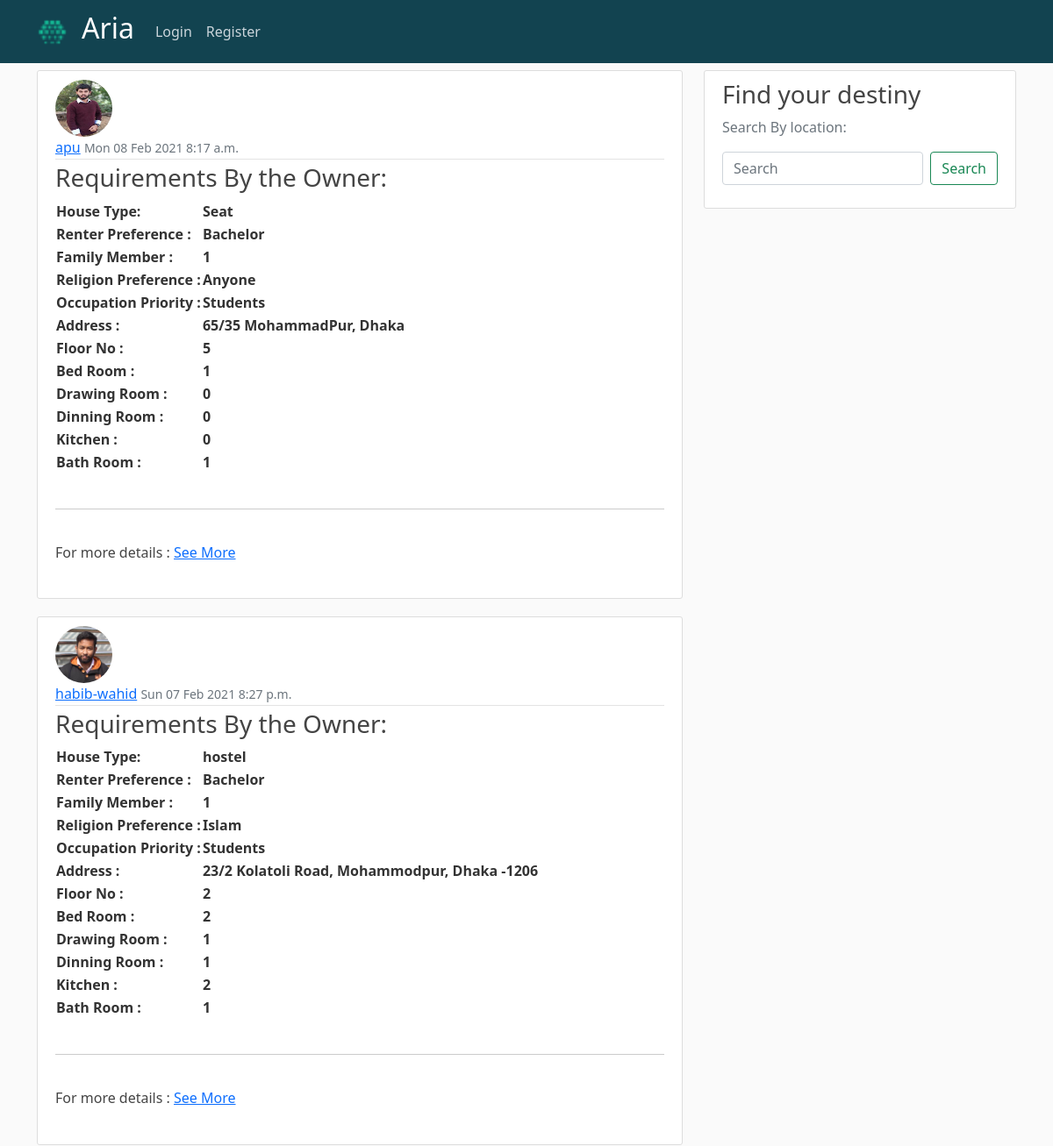
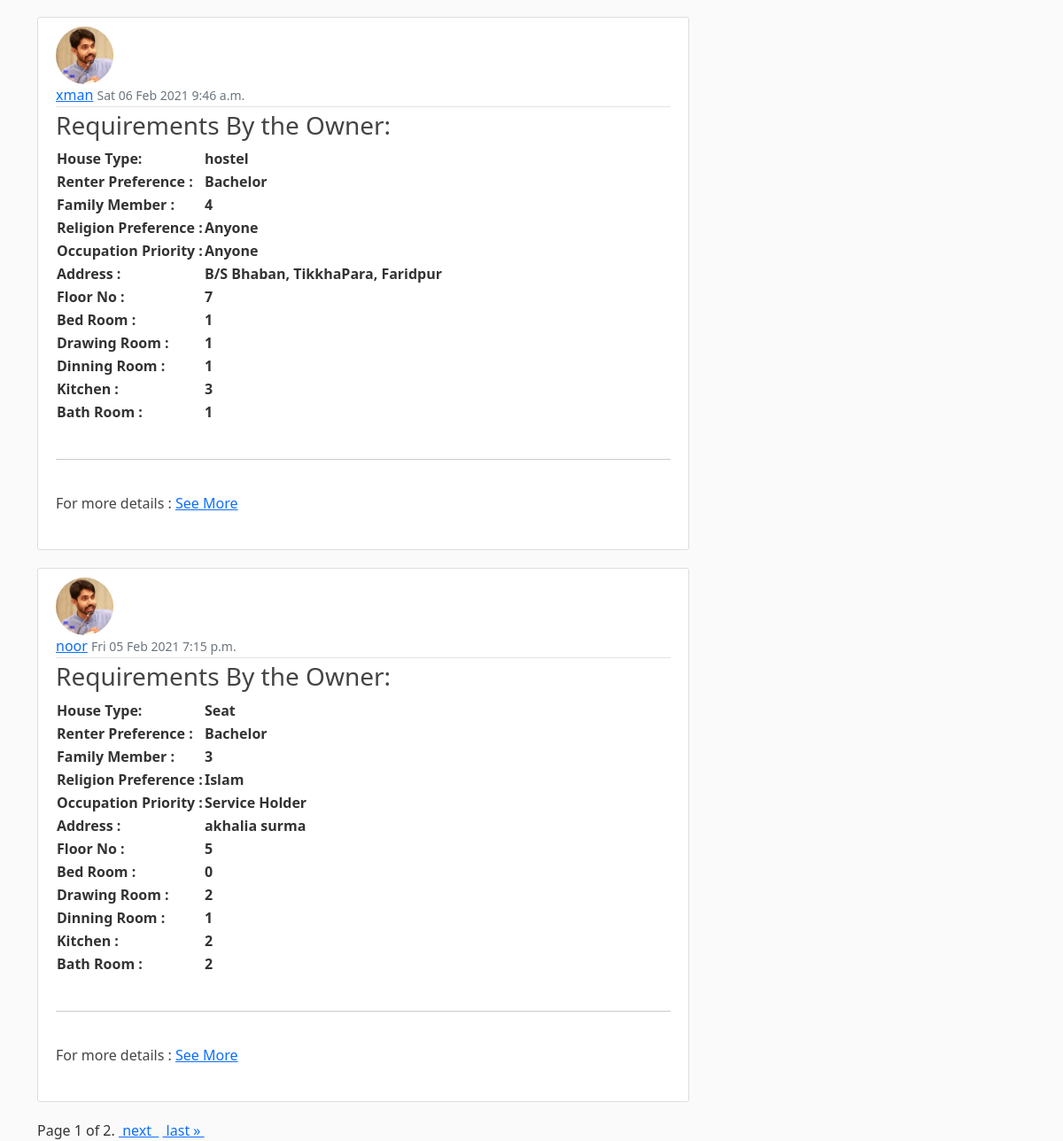
/home/, run on the app's committed database (2 pictures, top to bottom).
### blog/models.py (models this page shows, shortened)
class Post3(models.Model):
    owner = models.ForeignKey(User,on_delete=models.CASCADE)
    date_posted = models.DateTimeField(default=timezone.now)
    house_type = models.CharField(max_length=5,choices=HOUSE_CHOICES)
    renter_preference = models.CharField(max_length=5,choices=RENTER_CHOICES)
    family_member = models.CharField(max_length=5,choices=MEMBER_CHOICES)
    religion_preference = models.CharField(max_length=5,choices=RELIGION_CHOICES)
    occupation_priority = models.CharField(max_length=5,choices=OCCUPATION_CHOICES)
    address = models.CharField(max_length=150)
    floor = models.CharField(max_length=10,choices=FLOOR_CHOICES)
    bed_room = models.CharField(max_length=5,choices=BED_CHOICES)
    bed_room_image = models.ImageField(upload_to='profile_pics',null=True,blank=True)
    drawing_room = models.CharField(max_length=5,choices=BED_CHOICES)
    drawing_room_image = models.ImageField(upload_to='profile_pics',null=True,blank=True)
    dinning_room = models.CharField(max_length=5,choices=BED_CHOICES)
    dinning_room_image = models.ImageField(upload_to='profile_pics',null=True,blank=True)
    kitchen = models.CharField(max_length=5,choices=BED_CHOICES)
    kitchen_room_image = models.ImageField(upload_to='profile_pics',null=True,blank=True)
    bathroom = models.CharField(max_length=5,choices=BED_CHOICES)
    bath_room_image = models.ImageField(upload_to='profile_pics',null=True,blank=True)
    washing_Machine = models.CharField(max_length=3,choices=FACILITY_CHOICES)
    hot_water = models.CharField(max_length=3,choices=FACILITY_CHOICES)
    IPS = models.CharField(max_length=3,choices=FACILITY_CHOICES)
    Generator = models.CharField(max_length=3,choices=FACILITY_CHOICES)
    Belcony = models.CharField(max_length=3,choices=FACILITY_CHOICES)
    Oven = models.CharField(max_length=3,choices=FACILITY_CHOICES)
    lift = models.CharField(max_length=3,choices=FACILITY_CHOICES)
    refrigerator = models.CharField(max_length=3,choices=FACILITY_CHOICES)
    sofa = models.CharField(max_length=3,choices=FACILITY_CHOICES)
    wifi = models.CharField(max_length=3,choices=FACILITY_CHOICES)
    ac = models.CharField(max_length=3,choices=FACILITY_CHOICES)
    television = models.CharField(max_length=3,choices=FACILITY_CHOICES)
    gas = models.CharField(max_length=3,choices=GAS_CHOICES)
    security = models.CharField(max_length=3,choices=FACILITY_CHOICES)
    parking = models.CharField(max_length=3,choices=FACILITY_CHOICES)
    house_rent = models.CharField(max_length=10)
    electricity_rent = models.CharField(max_length=5,null=True)
    gas_rent = models.CharField(max_length=5,null=True)
    water_rent = models.CharField(max_length=5,null=True)
    service_rent = models.CharField(max_length=5,null=True)
    rent_date = models.DateTimeField()
    any_special_instructions = models.TextField()

### users/models.py (models this page shows, shortened)
class Profile(models.Model):
    user = models.OneToOneField(User, on_delete = models.CASCADE)
    image = models.ImageField(default='default.jpg', upload_to='profile_pics')

### blog/views.py (the view)
# urls.py: path('home/', views.PostList1, name='blog-home'),
def PostList1(request):
    if 'q' in request.GET:
        q = request.GET['q']
        objects = Post3.objects.filter(address__icontains=q).order_by('-date_posted')
    else:
        objects = Post3.objects.all().order_by('-date_posted')
    paginator = Paginator(objects,4)
    page_number = request.GET.get('page')
    page_obj = paginator.get_page(page_number)
    return render(request,'blog/home1.html',{'page_obj':page_obj})

### blog/templates/blog/home1.html (shortened to what this page needs)
{% extends "blog/base.html" %}
{% block content %}
   {% for post in page_obj %}
   <article class="media content-section">
     <img class="rounded-circle article-img" src="{{ post.owner.profile.image.url}}" >
     <div class="media-body">
         <div class="article-metadata">
             <a class="mr-2" href="{% url 'user-profile' post.owner.username %}">{{ post.owner }}</a>
             <small class="text-muted">{{ post.date_posted|date:"D d M Y"}} {{ post.date_posted|time:"P"}}</small>
          </div>
           <div>
             <h3>Requirements By the Owner: </h3>
             <table>
               <tr>
                 <th> House Type:</th>
                 <th> {{ post.get_house_type_display }} </th>
               </tr>
               <tr>
                <th> Renter Preference :</th>
                <th> {{ post.get_renter_preference_display }} </th>
              </tr>
              <tr>
                <th> Family Member :</th>
                <th> {{ post.get_family_member_display }} </th>
              </tr>
              <tr>
                <th> Religion Preference :</th>
                <th> {{ post.get_religion_preference_display }} </th>
              </tr>
              <tr>
                <th> Occupation Priority :</th>
                <th> {{ post.get_occupation_priority_display }} </th>
              </tr>
              <tr>
                <th> Address :</th>
                <th> {{ post.address }} </th>
              </tr>
              <tr>
                <th> Floor No :</th>
                <th> {{ post.get_floor_display }} </th>
              </tr>
              <tr>
                <th> Bed Room :</th>
                <th> {{ post.get_bed_room_display }} </th>
              </tr>
              <tr>
                <th> Drawing Room :</th>
                <th> {{ post.get_drawing_room_display }} </th>
              </tr>
              <tr>
                <th> Dinning Room :</th>
                <th> {{ post.get_dinning_room_display }} </th>
              </tr>
              <tr>
                <th> Kitchen :</th>
                <th> {{ post.get_kitchen_display }} </th>
              </tr>
              <tr>
                <th> Bath Room :</th>
                <th> {{ post.get_bathroom_display }} </th>
              </tr>
             </table>
             <br>
             <hr>
             <div class="article-content" >
              <h6>For more details :  <a href = "{%url 'post-detail' post.id %}"> See More </a> </h6>
            </div>
           </div>
     </article>
   {% endfor %}
   <div class="pagination">
       <span class="step-links">
          <span class="current">
              Page {{ page_obj.number }} of {{ page_obj.paginator.num_pages }}.
          </span>
          {% if page_obj.has_next %}
              <a href="?page={{ page_obj.next_page_number }}">&nbsp;next &nbsp;</a>
              <a href="?page={{ page_obj.paginator.num_pages }}">&nbsp;last &raquo;&nbsp;</a>
          {% endif %}
       </span>
   </div>
{% endblock content %}

### blog/templates/blog/base.html (shortened to what this page needs)
{% load static %}
<!DOCTYPE html>
<html>
<head>
   <link rel="stylesheet" href="https://cdn.jsdelivr.net/npm/bootstrap@5.0.0-beta1/dist/css/bootstrap.min.css" rel="stylesheet">
    <link rel="stylesheet" type="text/css" href="{% static 'blog/main3.css' %}">
</head>
<body>
  <header class="site-header">
    <nav class="navbar navbar-expand-md navbar-dark bg-steel fixed-top">
      <div class="container">
        <a class="navbar-brand logo-image" href="{% url 'template-home' %}"><img src="{% static 'blog/images/favicon.png' %}" height="35px" alt="alternative"></a>
        <a class="navbar-brand mr-4" href="{% url 'template-home' %}"><h2> Aria </h2> </a>
        <div class="collapse navbar-collapse" id="navbarToggle">
          <div class="navbar-nav navbar-right" >
            {% if user.is_authenticated %}
            <a class="nav-item nav-link" href="{% url 'blog-home' %}">All Post</a>
            <a class="nav-item nav-link" href="{% url 'post-create' %}">New Post</a>
            <a class="nav-item nav-link" href="{% url 'profile' %}">Profile</a>
            <a class="nav-item nav-link" href="{% url 'logout' %}">Logout</a>
            {% else %}
            <a class="nav-item nav-link" href="{% url 'login' %}">Login</a>
            <a class="nav-item nav-link" href="{% url 'register' %}">Register</a>
            {% endif %}
          </div>
        </div>
      </div>
    </nav>
  </header>
  <main role="main" class="container">
    <div class="row">
      <div class="col-md-8">
        {% block content %}{% endblock %}
      </div>
      <div class="col-md-4">
        <div class="content-section">
           <h3>Find your destiny</h3>
            <p class='text-muted'>Search By location:
                <form class="d-flex">
                  <input class="form-control me-2" name="q" type="search" placeholder="Search" aria-label="Search">
                  <button class="btn btn-outline-success" type="submit">Search</button>
                </form>
            </p>
        </div>
      </div>
    </div>
  </main>
</body>
</html>

### blog/static/blog/main3.css (style rules this page uses)
body { background: #fafafa; color: #333333; margin-top: 5rem; }
h1,h3, h4, h5, h6 { color: #444444; }
h2 { color:#ffffff; }
.bg-steel { background-color: #124350; }
.site-header .navbar-nav .nav-link { color: #cbd5db; }
.content-section { background: #ffffff; padding: 10px 20px; border: 1px solid #dddddd; border-radius: 3px; margin-bottom: 20px; }
.article-content { white-space: pre-line; }
.article-img { height: 65px; width: 65px; margin-right: 16px; }
.article-metadata { padding-bottom: 1px; margin-bottom: 4px; border-bottom: 1px solid #e3e3e3 }

### data on the page
Post3: owner.profile.image (picture), owner "apu", date_posted "Mon 08 Feb 2021", date_posted "8:17 a.m.", house_type "Seat", renter_preference "Bachelor", family_member "1", religion_preference "Anyone", occupation_priority "Students", address "65/35 MohammadPur, Dhaka", floor "5", bed_room "1", drawing_room "0", dinning_room "0", kitchen "0", bathroom "1"
Post3: owner.profile.image (picture), owner "habib-wahid", date_posted "Sun 07 Feb 2021", date_posted "8:27 p.m.", house_type "hostel", renter_preference "Bachelor", family_member "1", religion_preference "Islam", occupation_priority "Students", address "23/2 Kolatoli Road, Mohammodpur, Dhaka -1206", floor "2", bed_room "2", drawing_room "1", dinning_room "1", kitchen "2", bathroom "1"
Post3: owner.profile.image (picture), owner "xman", date_posted "Sat 06 Feb 2021", date_posted "9:46 a.m.", house_type "hostel", renter_preference "Bachelor", family_member "4", religion_preference "Anyone", occupation_priority "Anyone", address "B/S Bhaban, TikkhaPara, Faridpur", floor "7", bed_room "1", drawing_room "1", dinning_room "1", kitchen "3", bathroom "1"
Post3: owner.profile.image (picture), owner "noor", date_posted "Fri 05 Feb 2021", date_posted "7:15 p.m.", house_type "Seat", renter_preference "Bachelor", family_member "3", religion_preference "Islam", occupation_priority "Service Holder", address "akhalia surma", floor "5", bed_room "0", drawing_room "2", dinning_room "1", kitchen "2", bathroom "2"

### other printed values
{{ page_obj.number }} "1"
{{ page_obj.paginator.num_pages }} "2"
